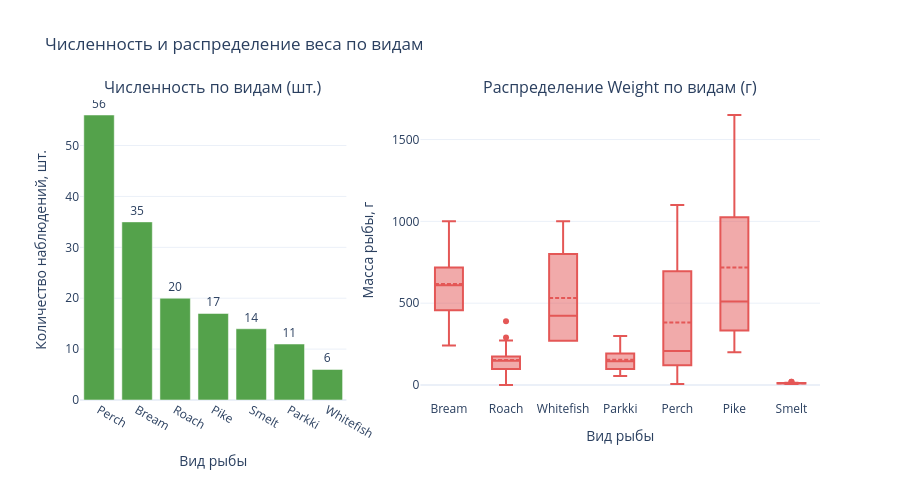

Notebook source saved alongside this figure:
### Markdown cell above
**Вывод.** Исходное распределение `Weight` сильно скошено влево: большинство рыб
весят до 500 г, но есть «тяжёлый хвост» до 1650 г. Логарифмирование заметно
симметризует распределение и приближает его к нормальному. Это означает, что
линейную регрессию имеет смысл обучать на `log(Weight)` — тогда выполняются
предпосылки МНК (нормальность остатков, гомоскедастичность).

### Code cell
fig = make_subplots(
    rows=1, cols=2,
    subplot_titles=("Численность по видам (шт.)",
                    "Распределение Weight по видам (г)"),
    column_widths=[0.4, 0.6],
)

counts = df[GROUP].value_counts().sort_values(ascending=False)
fig.add_trace(
    go.Bar(x=counts.index, y=counts.values, marker_color="#54A24B",
           text=counts.values, textposition="outside"),
    row=1, col=1,
)
fig.add_trace(
    go.Box(x=df[GROUP], y=df[TARGET], marker_color="#E45756", boxmean=True),
    row=1, col=2,
)

fig.update_xaxes(title_text="Вид рыбы", row=1, col=1)
fig.update_yaxes(title_text="Количество наблюдений, шт.", row=1, col=1)
fig.update_xaxes(title_text="Вид рыбы", row=1, col=2)
fig.update_yaxes(title_text="Масса рыбы, г", row=1, col=2)
fig.update_layout(title="Численность и распределение веса по видам",
                  showlegend=False, height=480)
fig.show()

### Figure 1 — Plotly figure (JSON) as saved in the notebook; plotly's stock layout.template omitted (floating-point values rounded to 4 significant figures; data arrays with more than 128 entries replaced by an {"elided": "..."} marker saying what was removed)
{"data": [{"marker": {"color": "#54A24B"}, "text": [56.0, 35.0, 20.0, 17.0, 14.0, 11.0, 6.0], "textposition": "outside", "type": "bar", "x": ["Perch", "Bream", "Roach", "Pike", "Smelt", "Parkki", "Whitefish"], "xaxis": "x", "y": [56, 35, 20, 17, 14, 11, 6], "yaxis": "y"}, {"boxmean": true, "marker": {"color": "#E45756"}, "type": "box", "x": {"elided": "159 str values"}, "xaxis": "x2", "y": {"elided": "159 float values"}, "yaxis": "y2"}], "layout": {"annotations": [{"font": {"size": 16}, "showarrow": false, "text": "Численность по видам (шт.)", "x": 0.18, "xanchor": "center", "xref": "paper", "y": 1, "yanchor": "bottom", "yref": "paper"}, {"font": {"size": 16}, "showarrow": false, "text": "Распределение Weight по видам (г)", "x": 0.73, "xanchor": "center", "xref": "paper", "y": 1, "yanchor": "bottom", "yref": "paper"}], "height": 480, "showlegend": false, "title": {"text": "Численность и распределение веса по видам"}, "xaxis": {"anchor": "y", "domain": [0, 0.36], "title": {"text": "Вид рыбы"}}, "xaxis2": {"anchor": "y2", "domain": [0.46, 1], "title": {"text": "Вид рыбы"}}, "yaxis": {"anchor": "x", "domain": [0, 1], "title": {"text": "Количество наблюдений, шт."}}, "yaxis2": {"anchor": "x2", "domain": [0, 1], "title": {"text": "Масса рыбы, г"}}}}
